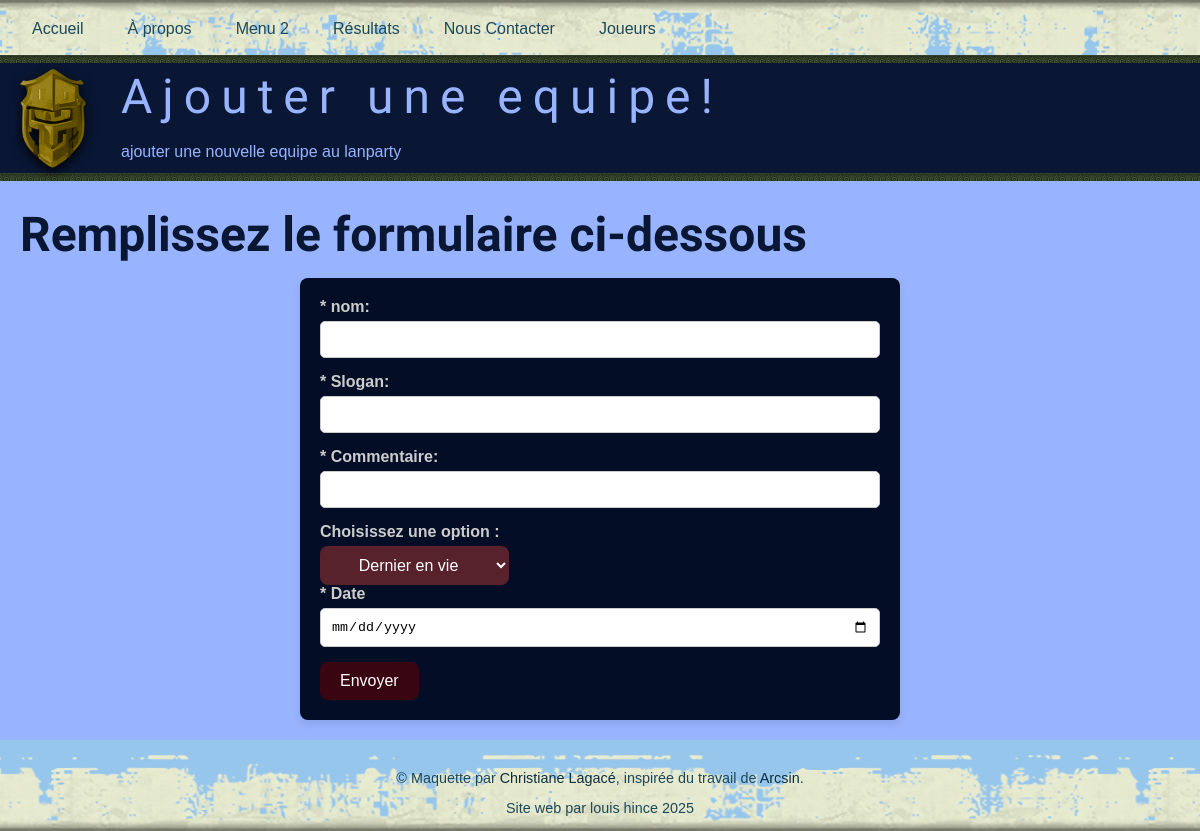
The app's page /formulaire-equipe.php with its own data.
### tables this page shows
CREATE TABLE `pages` (
  `id` int NOT NULL,
  `url` varchar(255) NOT NULL,
  `titre` varchar(60) NOT NULL,
  `description` varchar(150) NOT NULL,
  `h1` varchar(100) NOT NULL,
  `accroche` varchar(255) NOT NULL,
  `public` tinyint(1) NOT NULL,
  `texte` longtext NOT NULL,
  `modification` datetime NOT NULL
);

### include/Configuration.inc (called while the page is built, shortened)
<?php
try {
    $mysqli = new mysqli("127.0.0.1", "root", "mysql", "lanparty_hincelouis");
} catch (Exception $e) {
    die('&Eacute;chec lors de la connexion &agrave; la base de donn&eacute;es.');
}
$mysqli->set_charset("utf8mb4");
$nomPage = basename($_SERVER['SCRIPT_NAME']);
$requete = "SELECT titre, description, h1, texte, url, accroche FROM pages WHERE url = '$nomPage'";
$resultat = $mysqli->query($requete);
$enreg = $resultat->fetch_row();
$titre = $enreg[0];
$description = $enreg[1];
$h1 = $enreg[2];
?>

### formulaire-equipe.php (the view, shortened to what this page needs)
<?php
require ('include/Configuration.inc');
require ('entete.inc');
$requete1 = "SELECT nom  FROM jeux";
$resultat1 = $mysqli->query($requete1);
?>
    <form onsubmit="validerFormulaireEquipe(event)" id="mon-formulaire" method="post" action="traiter-equipe.php">
        <label for="nom" class="texteblanc">* nom:</label>
        <input type="text" id="nom" name="nom" maxlength="100">
        <label for="slogan">* Slogan:</label>
        <input type="text" id="slogan" name="slogan" maxlength="100">
        <label for="commentaire">* Commentaire:</label>
        <input type="text" id="commentaire" name="commentaire" maxlength="100">
        <label for="jeu">Choisissez une option :</label>
        <select id="jeu" name="jeu">
        <?php
            while ($enreg1 = $resultat1->fetch_row())
            {
                echo "<option name='jeu' value=$enreg1[0]>$enreg1[0]</option>";
            }
            ?>
        </select>
        <label for="date">* Date</label>
        <input type="date" id="date" name="date" maxlength="100" value="Aujourd'hui">
        <button type="submit">Envoyer</button>
    </form>
<?php
require ('pied_page.inc');
?>

### entete.inc (shortened to what this page needs)
<?php
echo "<!DOCTYPE html>";
echo "<html lang='fr-CA'>";
echo "<head>";
echo "    <link rel='stylesheet' href='css/style.css'>";
echo "    <link rel='stylesheet' href='css/mes-styles.css'>";
echo "</head>";
echo "<body>";
echo "<nav>";
echo "<div class='container'>";
echo '<a href="index.php" class="' . (basename($_SERVER['PHP_SELF']) == 'index.php' ? 'active' : '') . '">Accueil</a>';
echo '<a href="a-propos.php" class="' . (basename($_SERVER['PHP_SELF']) == 'a-propos.php' ? 'active' : '') . '">À propos</a>';
echo '<a href="a-venir.php" class="' . (basename($_SERVER['PHP_SELF']) == 'a-venir.php' ? 'active' : '') . '">Menu 2</a>';
echo '<a href="resultats.php" class="' . (basename($_SERVER['PHP_SELF']) == 'resultats.php' ? 'active' : '') . '">Résultats</a>';
echo '<a href="formulaire-contact.php" class="' . (basename($_SERVER['PHP_SELF']) == 'formulaire-contact.php' ? 'active' : '') . '">Nous Contacter</a>';
echo '<a href="joueurs.php" class="' . (basename($_SERVER['PHP_SELF']) == 'joueurs.php' ? 'active' : '') . '">Joueurs</a>';
echo "    </div>";
echo "</nav>";
echo "<div class='separation'></div>";
echo "<header>";
echo "    <div class='logo-text container'>";
echo "        <div class='logo'><img src='medias/commun/logoLanParty.png'></div>";
echo "        <div>";
echo "            <div class='title'>$titre</div>";
echo "                <br>";
echo "             <meta name='description'>$description</meta>";
echo "        </div>";
echo "    </div>";
echo "</header>";
echo "<div class='separation'></div>";
echo "<div id='main'>";
echo "    <div class='container'>";
echo "        <h1>$h1</h1>";
?>

### css/style.css (style rules this page uses)
:root { --couleur-principale-fonce: #091735; --couleur-principale-pale: #1c4859; --couleur-principale-tres-pale: #0b2e40; --couleur-secondaire-fonce: #97c6ec; --couleur-secondaire-pale: #99b4ff; --couleur-punch-fonce: #695483; --couleur-punch-pale: #B874A8; }
* { box-sizing: border-box; }
body { display: flex; min-height: 100vh; flex-direction: column; margin: 0; font-family: "Lucida Sans Unicode", sans-serif; }
a { color: var(--couleur-punch-pale); text-decoration: none; }
.container { max-width: 1200px; margin: 0 auto; padding: 0 20px; }
#main { flex: 1; background-color: var(--couleur-secondaire-pale); padding: 10px 0 20px 0; }
header { background-color: var(--couleur-principale-fonce); color: var(--couleur-secondaire-pale); padding: 5px 0; }
header .title { font-family: "Hurricane", serif; font-size: 3em; letter-spacing: 10px; }
header .logo img { filter: drop-shadow(0px 4px 6px rgba(0, 0, 0, 1.2)); }
nav { height: 55px; padding-top: 20px; background: url('../medias/commun/bg-nav.png') repeat-x; }
nav a { color: var(--couleur-principale-pale); text-decoration: none; padding: 7px 12px; border-radius: 8px; margin-right: 20px; }
.logo-text { display:flex; gap: 35px; }
h1 { font-family: "Hurricane", serif; font-size: 3em; color: var(--couleur-principale-fonce); margin: 15px 0; }
nav, footer { background-color: var(--couleur-secondaire-fonce); }
.separation { height: 8px; background: url('../medias/commun/pattern.png') repeat-x; }

### css/mes-styles.css (style rules this page uses)
label { color: #cccccc; }
option { background-color: #5e071c; color: white; padding: 10px 20px; border: none; border-radius: 8px; font-size: 16px; cursor: pointer; transition: background-color 0.3s ease; display: inline-block; text-align: center; }
select { background-color: #57222c; color: white; padding: 10px 20px; border: none; border-radius: 8px; font-size: 16px; cursor: pointer; transition: background-color 0.3s ease; display: inline-block; text-align: center; }
form { max-width: 600px; margin: auto; background-color: #030d25; padding: 20px; border-radius: 8px; box-shadow: 0 4px 8px rgba(0,0,0,0.1); }
label { margin-bottom: 5px; display: block; font-weight: bold; }
input, textarea { width: 100%; padding: 10px; margin-bottom: 15px; border-radius: 5px; border: 1px solid #ccc; }
button { background-color: #390511; color: white; padding: 10px 20px; border: none; border-radius: 8px; font-size: 16px; cursor: pointer; transition: background-color 0.3s ease; display: inline-block; text-align: center; }

### records on screen
pages: titre "Ajouter une equipe!", description "ajouter une nouvelle equipe au lanparty", h1 "Remplissez le formulaire ci-dessous"

### other values on screen
form field jeu "Dernier en vie"
